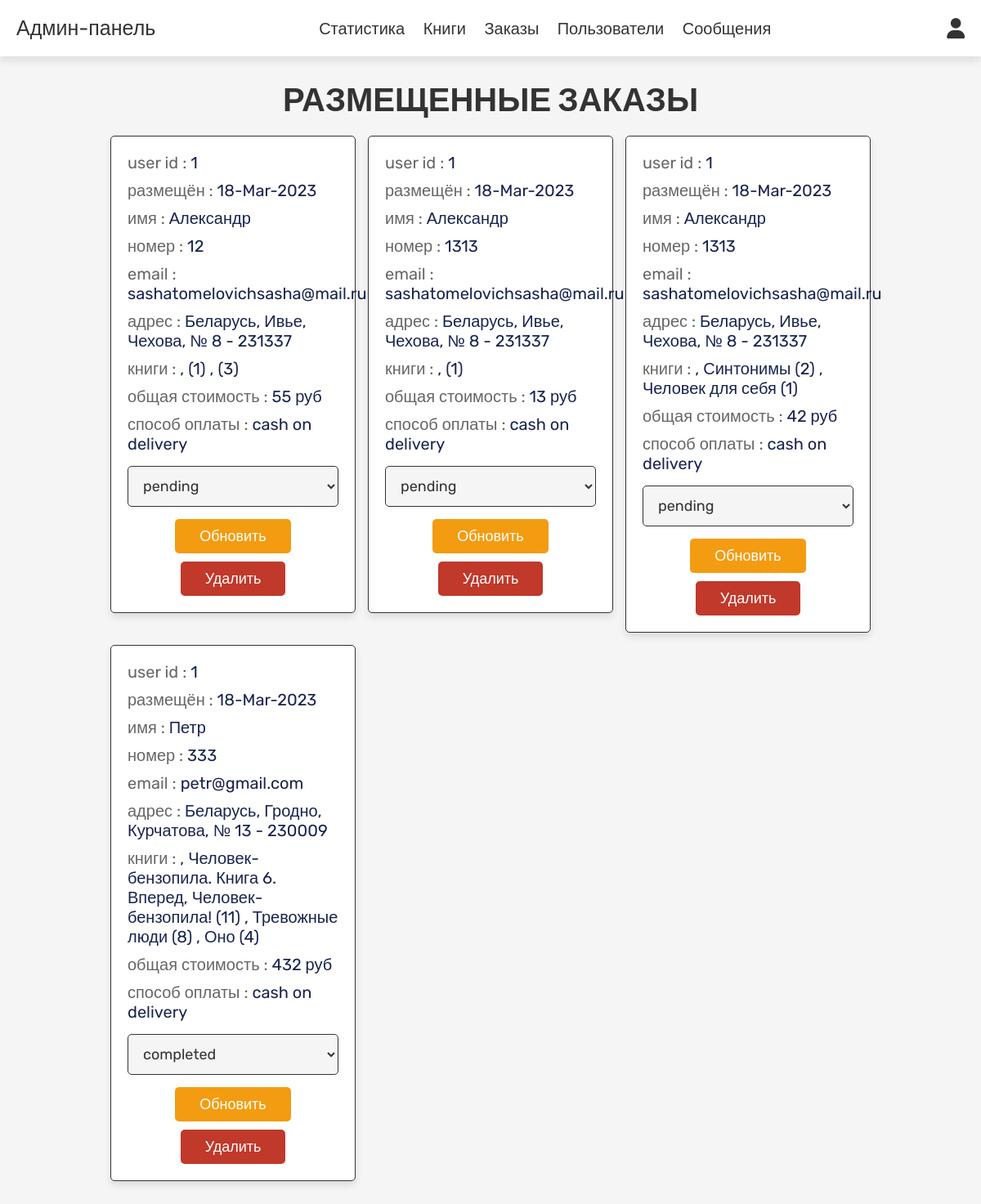
Screenshot of /admin_orders.php (signed in) with the database file from the repository.
### tables this page shows
CREATE TABLE `orders` (
  `id` int NOT NULL,
  `user_id` int NOT NULL,
  `name` varchar(100) NOT NULL,
  `number` varchar(12) NOT NULL,
  `email` varchar(100) NOT NULL,
  `method` varchar(50) NOT NULL,
  `address` varchar(500) NOT NULL,
  `total_products` varchar(100) NOT NULL,
  `total_price` int NOT NULL,
  `placed_on` varchar(50) NOT NULL,
  `payment_status` varchar(20) NOT NULL DEFAULT 'pending'
);

### admin_orders.php (the view, shortened to what this page needs)
<?php
include 'config.php';
?>
<!DOCTYPE html>
<html lang="en">
<head>
   <link rel="stylesheet" href="https://cdnjs.cloudflare.com/ajax/libs/font-awesome/6.0.0/css/all.min.css">
   <link rel="stylesheet" href="css/admin_style.css">
</head>
<body>
<?php include 'admin_header.php'; ?>
<section class="orders">
   <h1 class="title">РАЗМЕЩЕННЫЕ ЗАКАЗЫ</h1>
   <div class="box-container">
      <?php
      $select_orders = mysqli_query($conn, "SELECT * FROM `orders`") or die('query failed');
      if(mysqli_num_rows($select_orders) > 0){
         while($fetch_orders = mysqli_fetch_assoc($select_orders)){
      ?>
      <div class="box">
         <p> user id : <span><?php echo $fetch_orders['user_id']; ?></span> </p>
         <p> размещён : <span><?php echo $fetch_orders['placed_on']; ?></span> </p>
         <p> имя : <span><?php echo $fetch_orders['name']; ?></span> </p>
         <p> номер : <span><?php echo $fetch_orders['number']; ?></span> </p>
         <p> email : <span><?php echo $fetch_orders['email']; ?></span> </p>
         <p> адрес : <span><?php echo $fetch_orders['address']; ?></span> </p>
         <p> книги : <span><?php echo $fetch_orders['total_products']; ?></span> </p>
         <p> общая стоимость : <span><?php echo $fetch_orders['total_price']; ?> руб</span> </p>
         <p> способ оплаты : <span><?php echo $fetch_orders['method']; ?></span> </p>
         <form action="" method="post">
            <select name="update_payment">
               <option value="" selected disabled><?php echo $fetch_orders['payment_status']; ?></option>
            </select>
            <input type="submit" value="Обновить" name="update_order" class="option-btn">
            <a href="admin_orders.php?delete=<?php echo $fetch_orders['id']; ?>" onclick="return confirm('delete this order?');" class="delete-btn">Удалить</a>
         </form>
      </div>
      <?php
         }
      }else{
         echo '<p class="empty">no orders placed yet!</p>';
      }
      ?>
   </div>
</section>
</body>
</html>

### css/admin_style.css (style rules this page uses)
:root { --purple:#182450; --red:#c0392b; --orange:#f39c12; --black:#333; --white:#fff; --light-color:#666; --light-white:#ccc; --light-bg:#f5f5f5; --border:.1rem solid var(--black); --box-shadow:0 .5rem 1rem rgba(0,0,0,.1); }
* { font-family: 'Rubik', sans-serif; margin:0; padding:0; box-sizing: border-box; outline: none; border:none; text-decoration: none; transition:all .2s linear; }
html { font-size: 62.5%; overflow-x: hidden; }
body { background-color: var(--light-bg); }
section { padding:3rem 2rem; }
.title { text-align: center; margin-bottom: 2rem; text-transform: uppercase; color:var(--black); font-size: 4rem; }
.btn, .option-btn, .delete-btn, .white-btn { display: inline-block; margin-top: 1rem; padding:1rem 3rem; cursor: pointer; color:var(--white); font-size: 1.8rem; border-radius: .5rem; text-transform: capitalize; }
.option-btn { background-color: var(--orange); }
.delete-btn { background-color: var(--red); }
.orders .box-container { display: grid; grid-template-columns: repeat(auto-fit, 30rem); justify-content: center; gap:1.5rem; max-width: 1200px; margin:0 auto; align-items: flex-start; }
.orders .box-container .box { background-color: var(--white); padding:2rem; border:var(--border); box-shadow: var(--box-shadow); border-radius: .5rem; }
.orders .box-container .box p { padding-bottom: 1rem; font-size: 2rem; color:var(--light-color); }
.orders .box-container .box p span { color:var(--purple); }
.orders .box-container .box form { text-align: center; }
.orders .box-container .box form select { border-radius: .5rem; margin:.5rem 0; width: 100%; background-color: var(--light-bg); border:var(--border); padding:1.2rem 1.4rem; font-size: 1.8rem; color:var(--black); }

### rows the page displays
orders: user "1", placed_on "18-Mar-2023", name "Александр", number "12", email "sashatomelovichsasha@mail.ru", address "Беларусь, Ивье, Чехова, № 8 - 231337", total_products ", (1) , (3)", total_price "55", method "cash on delivery", update_payment "pending"
orders: user "1", placed_on "18-Mar-2023", name "Александр", number "1313", email "sashatomelovichsasha@mail.ru", address "Беларусь, Ивье, Чехова, № 8 - 231337", total_products ", (1)", total_price "13", method "cash on delivery", update_payment "pending"
orders: user "1", placed_on "18-Mar-2023", name "Александр", number "1313", email "sashatomelovichsasha@mail.ru", address "Беларусь, Ивье, Чехова, № 8 - 231337", total_products ", Синтонимы (2) , Человек для себя (1)", total_price "42", method "cash on delivery", update_payment "pending"
orders: user "1", placed_on "18-Mar-2023", name "Петр", number "333", email "petr@gmail.com", address "Беларусь, Гродно, Курчатова, № 13 - 230009", total_products ", Человек-бензопила. Книга 6. Вперед, Человек-бензопила! (11) , Тревожные люди (8) , Оно (4)", total_price "432", method "cash on delivery", update_payment "completed"
